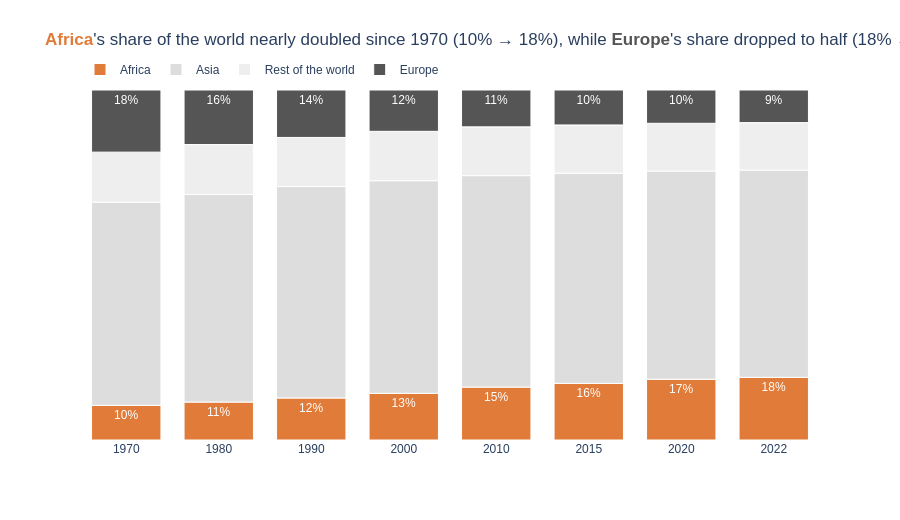

Source (notebook cell):
### Markdown cell above
**Chart choice & justification:** *Which chart did you choose, and why? Justify design choices.

Lastly, my selection for this one is a 100% stacked bar chart. Because the concern here is: how the whole is divided each year,rather than absolute numbers. Since each bar represents 100%, the shares can be compared directly across years.

There are two sides to the story: Africa is rising, while Europe is declining. Africa is positioned at the baseline (at the bottom), and Europe is at the top (anchored to the 100% line). This ensures that both highlighted segments have a fixed edge, allowing for an accurate comparison of their lengths, while the segments in between are left to "float." Africa is colored orange (consistent with its color throughout the notebook). Europe is dark gray, serving as a secondary highlight, where Africa’s rise is the primary narrative, and Europe’s decline is its counterpart. The dark gray makes Europe visible without competing with the orange (following a visual hierarchy: the primary highlight is colored, the secondary highlight is dark gray, and the context is light gray).

Furthermore, I wanted to avoid adding an additional color here. Asia and the rest of the world are rendered in light gray as context. Percentage labels are included only for the Africa and Europe segments. A legend is provided to help distinguish between the different shades of gray. Because the years are not equally spaced (2015, 2020, 2022), the x-axis is set to a categorical scale. The colored words in the title correspond to the respective segments.

### Code cell
# Q7
keep = ['Africa', 'Asia', 'Europe']
q7 = df_long.assign(Group=df_long['Continent'].where(df_long['Continent'].isin(keep), 'Rest of the world'))
q7 = q7.groupby(['Year', 'Group'], as_index=False)['Population'].sum()
q7['Share'] = q7['Population'] / q7.groupby('Year')['Population'].transform('sum')   # each year sums to 100%
q7['Label'] = np.where(q7['Group'].isin(['Africa', 'Europe']), q7['Share'].map('{:.0%}'.format), '')
q7['Year'] = q7['Year'].astype(str)          # uneven years -> categorical axis
sh = q7.set_index(['Group', 'Year'])['Share']

fig = px.bar(q7, x='Year', y='Share', color='Group', text='Label',
             color_discrete_map={'Africa': ORANGE, 'Asia': LGREY, 'Rest of the world': '#EEEEEE', 'Europe': DARK},
             category_orders={'Group': ['Africa', 'Asia', 'Rest of the world', 'Europe']},   # Africa on the baseline, Europe on top
             hover_data={'Share': ':.1%', 'Population': ':,', 'Label': False},
             template='plotly_white', height=520)
fig.update_traces(textposition='inside', textfont=dict(color='white', size=12),
                  marker_line_color='white', marker_line_width=1)

fig.update_layout(
    title=(f"<span style='color:{ORANGE}'><b>Africa</b></span>'s share of the world nearly doubled since 1970 "
           f"({sh['Africa','1970']:.0%} → {sh['Africa','2022']:.0%}), while "
           f"<span style='color:{DARK}'><b>Europe</b></span>'s share dropped to half ({sh['Europe','1970']:.0%} → {sh['Europe','2022']:.0%})"),
    font=dict(family='Arial', size=12), bargap=0.25,
    legend=dict(orientation='h', x=0, y=1.1, title=''), margin=dict(t=90),
    xaxis=dict(title='', type='category'),
    yaxis=dict(visible=False, range=[0, 1]))
fig.show()

### Figure 1 — Plotly figure (JSON) as saved in the notebook; plotly's stock layout.template omitted (floating-point values rounded to 4 significant figures)
{"data": [{"alignmentgroup": "True", "customdata": [[365444348, "10%"], [481536377, "11%"], [638150629, "12%"], [818946032, "13%"], [1055228072, "15%"], [1201102442, "16%"], [1360671810, "17%"], [1426730932, "18%"]], "hovertemplate": "Group=Africa<br>Year=%{x}<br>Share=%{y:.1%}<br>Population=%{customdata[0]:,}<extra></extra>", "legendgroup": "Africa", "marker": {"color": "#E07B39", "pattern": {"shape": ""}, "line": {"color": "white", "width": 1}}, "name": "Africa", "offsetgroup": "Africa", "orientation": "v", "showlegend": true, "text": ["10%", "11%", "12%", "13%", "15%", "16%", "17%", "18%"], "textposition": "inside", "x": ["1970", "1980", "1990", "2000", "2010", "2015", "2020", "2022"], "xaxis": "x", "y": [0.09893, 0.1084, 0.1201, 0.1332, 0.1511, 0.1618, 0.1736, 0.1789], "yaxis": "y", "type": "bar", "textfont": {"color": "white", "size": 12}}, {"alignmentgroup": "True", "customdata": [[2144906290, ""], [2635334228, ""], [3210563577, ""], [3735089604, ""], [4220041327, ""], [4458250182, ""], [4663086535, ""], [4721383274, ""]], "hovertemplate": "Group=Asia<br>Year=%{x}<br>Share=%{y:.1%}<br>Population=%{customdata[0]:,}<extra></extra>", "legendgroup": "Asia", "marker": {"color": "#DDDDDD", "pattern": {"shape": ""}, "line": {"color": "white", "width": 1}}, "name": "Asia", "offsetgroup": "Asia", "orientation": "v", "showlegend": true, "text": ["", "", "", "", "", "", "", ""], "textposition": "inside", "x": ["1970", "1980", "1990", "2000", "2010", "2015", "2020", "2022"], "xaxis": "x", "y": [0.5806, 0.5932, 0.6041, 0.6076, 0.6043, 0.6005, 0.5948, 0.5921], "yaxis": "y", "type": "bar", "textfont": {"color": "white", "size": 12}}, {"alignmentgroup": "True", "customdata": [[527862032, ""], [633002607, ""], [745156662, ""], [866926644, ""], [972901665, ""], [1023921529, ""], [1069700062, ""], [1082151298, ""]], "hovertemplate": "Group=Rest of the world<br>Year=%{x}<br>Share=%{y:.1%}<br>Population=%{customdata[0]:,}<extra></extra>", "legendgroup": "Rest of the world", "marker": {"color": "#EEEEEE", "pattern": {"shape": ""}, "line": {"color": "white", "width": 1}}, "name": "Rest of the world", "offsetgroup": "Rest of the world", "orientation": "v", "showlegend": true, "text": ["", "", "", "", "", "", "", ""], "textposition": "inside", "x": ["1970", "1980", "1990", "2000", "2010", "2015", "2020", "2022"], "xaxis": "x", "y": [0.1429, 0.1425, 0.1402, 0.141, 0.1393, 0.1379, 0.1365, 0.1357], "yaxis": "y", "type": "bar", "textfont": {"color": "white", "size": 12}}, {"alignmentgroup": "True", "customdata": [[655923991, "18%"], [692527159, "16%"], [720320797, "14%"], [726093423, "12%"], [735613934, "11%"], [741535608, "10%"], [745792196, "10%"], [743147538, "9%"]], "hovertemplate": "Group=Europe<br>Year=%{x}<br>Share=%{y:.1%}<br>Population=%{customdata[0]:,}<extra></extra>", "legendgroup": "Europe", "marker": {"color": "#555555", "pattern": {"shape": ""}, "line": {"color": "white", "width": 1}}, "name": "Europe", "offsetgroup": "Europe", "orientation": "v", "showlegend": true, "text": ["18%", "16%", "14%", "12%", "11%", "10%", "10%", "9%"], "textposition": "inside", "x": ["1970", "1980", "1990", "2000", "2010", "2015", "2020", "2022"], "xaxis": "x", "y": [0.1776, 0.1559, 0.1355, 0.1181, 0.1053, 0.09987, 0.09514, 0.0932], "yaxis": "y", "type": "bar", "textfont": {"color": "white", "size": 12}}], "layout": {"xaxis": {"anchor": "y", "domain": [0, 1], "title": {"text": ""}, "type": "category"}, "yaxis": {"anchor": "x", "domain": [0, 1], "title": {"text": "Share"}, "visible": false, "range": [0, 1]}, "legend": {"title": {"text": ""}, "tracegroupgap": 0, "orientation": "h", "x": 0, "y": 1.1}, "margin": {"t": 90}, "barmode": "relative", "height": 520, "font": {"family": "Arial", "size": 12}, "title": {"text": "<span style='color:#E07B39'><b>Africa</b></span>'s share of the world nearly doubled since 1970 (10% → 18%), while <span style='color:#555555'><b>Europe</b></span>'s share dropped to half (18% → 9%)"}, "bargap": 0.25}}
